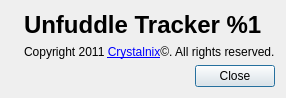
<?xml version="1.0" encoding="UTF-8"?>
<!--
    Unfuddle Tracker is a time tracking tool for Unfuddle service.
    Copyright (C) 2012 Viatcheslav Gachkaylo <vgachkaylo@crystalnix.com>

    This file is part of Unfuddle Tracker.

    Unfuddle Tracker is free software: you can redistribute it and/or modify
    it under the terms of the GNU General Public License as published by
    the Free Software Foundation, either version 3 of the License, or
    (at your option) any later version.

    Unfuddle Tracker is distributed in the hope that it will be useful,
    but WITHOUT ANY WARRANTY; without even the implied warranty of
    MERCHANTABILITY or FITNESS FOR A PARTICULAR PURPOSE.  See the
    GNU General Public License for more details.

    You should have received a copy of the GNU General Public License
    along with Unfuddle Tracker.  If not, see <http://www.gnu.org/licenses/>.
-->
<ui version="4.0">
 <class>AboutDialog</class>
 <widget class="QDialog" name="AboutDialog">
  <property name="windowModality">
   <enum>Qt::WindowModal</enum>
  </property>
  <property name="geometry">
   <rect>
    <x>0</x>
    <y>0</y>
    <width>534</width>
    <height>199</height>
   </rect>
  </property>
  <property name="windowTitle">
   <string>About Unfuddle Tracker</string>
  </property>
  <layout class="QGridLayout" name="gridLayout">
   <property name="sizeConstraint">
    <enum>QLayout::SetFixedSize</enum>
   </property>
   <item row="0" column="0" rowspan="3">
    <widget class="QLabel" name="logoLabel">
     <property name="pixmap">
      <pixmap resource="resources.qrc">:/images/transparent-logo.png</pixmap>
     </property>
     <property name="scaledContents">
      <bool>false</bool>
     </property>
    </widget>
   </item>
   <item row="0" column="1">
    <widget class="QLabel" name="applicationNameLabel">
     <property name="text">
      <string>&lt;!DOCTYPE HTML PUBLIC &quot;-//W3C//DTD HTML 4.0//EN&quot; &quot;http://www.w3.org/TR/REC-html40/strict.dtd&quot;&gt;
&lt;html&gt;&lt;head&gt;&lt;meta name=&quot;qrichtext&quot; content=&quot;1&quot; /&gt;&lt;style type=&quot;text/css&quot;&gt;
p, li { white-space: pre-wrap; }
&lt;/style&gt;&lt;/head&gt;&lt;body style=&quot; font-family:'Lucida Grande'; font-size:13pt; font-weight:400; font-style:normal;&quot;&gt;
&lt;p style=&quot; margin-top:0px; margin-bottom:0px; margin-left:0px; margin-right:0px; -qt-block-indent:0; text-indent:0px;&quot;&gt;&lt;span style=&quot; font-size:xx-large; font-weight:600;&quot;&gt;Unfuddle Tracker %1&lt;/span&gt;&lt;/p&gt;&lt;/body&gt;&lt;/html&gt;</string>
     </property>
    </widget>
   </item>
   <item row="1" column="1">
    <widget class="QLabel" name="copyrightLabel">
     <property name="text">
      <string>Copyright 2011 &lt;a href=&quot;http://crystalnix.com&quot;&gt;Crystalnix&lt;/a&gt;©. All rights reserved.</string>
     </property>
     <property name="openExternalLinks">
      <bool>true</bool>
     </property>
    </widget>
   </item>
   <item row="2" column="1">
    <widget class="QDialogButtonBox" name="buttonBox">
     <property name="orientation">
      <enum>Qt::Horizontal</enum>
     </property>
     <property name="standardButtons">
      <set>QDialogButtonBox::Close</set>
     </property>
    </widget>
   </item>
  </layout>
 </widget>
 <resources>
  <include location="resources.qrc"/>
 </resources>
 <connections>
  <connection>
   <sender>buttonBox</sender>
   <signal>accepted()</signal>
   <receiver>AboutDialog</receiver>
   <slot>accept()</slot>
   <hints>
    <hint type="sourcelabel">
     <x>248</x>
     <y>254</y>
    </hint>
    <hint type="destinationlabel">
     <x>157</x>
     <y>274</y>
    </hint>
   </hints>
  </connection>
  <connection>
   <sender>buttonBox</sender>
   <signal>rejected()</signal>
   <receiver>AboutDialog</receiver>
   <slot>reject()</slot>
   <hints>
    <hint type="sourcelabel">
     <x>316</x>
     <y>260</y>
    </hint>
    <hint type="destinationlabel">
     <x>286</x>
     <y>274</y>
    </hint>
   </hints>
  </connection>
 </connections>
</ui>
